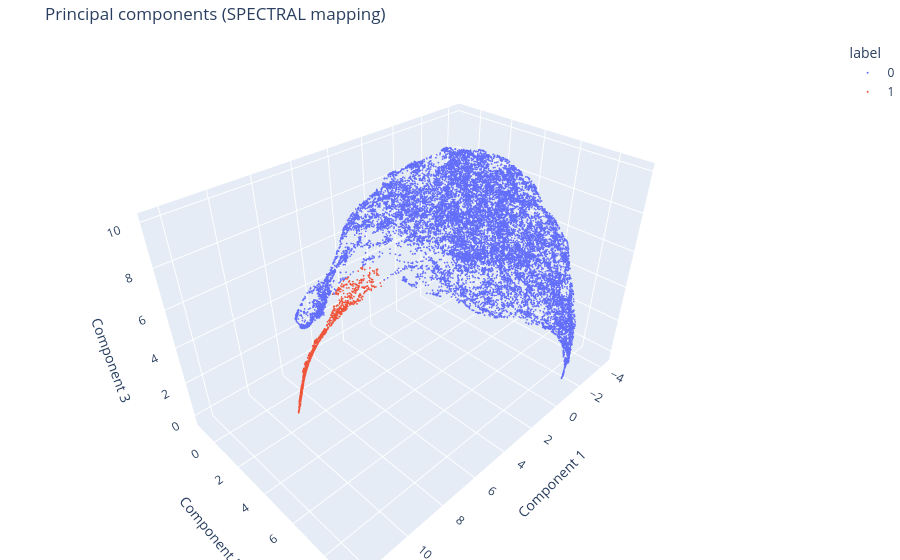

Write notebook code for a chart like this one.
### Code cell
plot_3d_plotly(umap_3c.transform(X_data), spectral_labels, title="Principal components (SPECTRAL mapping)")

### Figure 1 — Plotly figure (JSON) as saved in the notebook; plotly's stock layout.template omitted (floating-point values rounded to 4 significant figures; data arrays with more than 128 entries replaced by an {"elided": "..."} marker saying what was removed)
{"data": [{"hovertemplate": "label=0<br>Component 1=%{x}<br>Component 2=%{y}<br>Component 3=%{z}<extra></extra>", "legendgroup": "0", "marker": {"color": "#636efa", "symbol": "circle", "size": 1}, "mode": "markers", "name": "0", "scene": "scene", "showlegend": true, "x": {"elided": "16587 float values"}, "y": {"elided": "16587 float values"}, "z": {"elided": "16587 float values"}, "type": "scatter3d"}, {"hovertemplate": "label=1<br>Component 1=%{x}<br>Component 2=%{y}<br>Component 3=%{z}<extra></extra>", "legendgroup": "1", "marker": {"color": "#EF553B", "symbol": "circle", "size": 1}, "mode": "markers", "name": "1", "scene": "scene", "showlegend": true, "x": {"elided": "1311 float values"}, "y": {"elided": "1311 float values"}, "z": {"elided": "1311 float values"}, "type": "scatter3d"}], "layout": {"scene": {"domain": {"x": [0.0, 1.0], "y": [0.0, 1.0]}, "xaxis": {"title": {"text": "Component 1"}}, "yaxis": {"title": {"text": "Component 2"}}, "zaxis": {"title": {"text": "Component 3"}}}, "legend": {"title": {"text": "label"}, "tracegroupgap": 0}, "title": {"text": "Principal components (SPECTRAL mapping)"}, "margin": {"l": 0, "r": 0, "b": 0, "t": 40}}}
